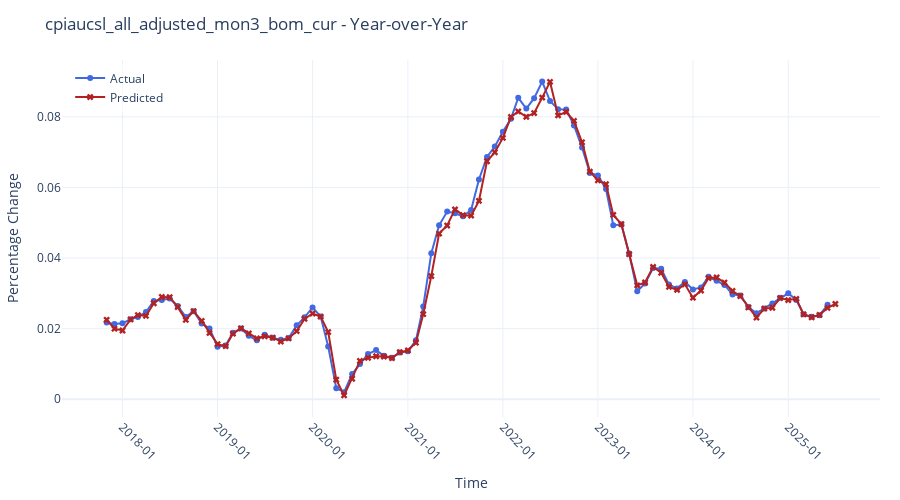

This figure's notebook cell:
### Code cell
plot_forecasts(df,plot_type='yoy')
